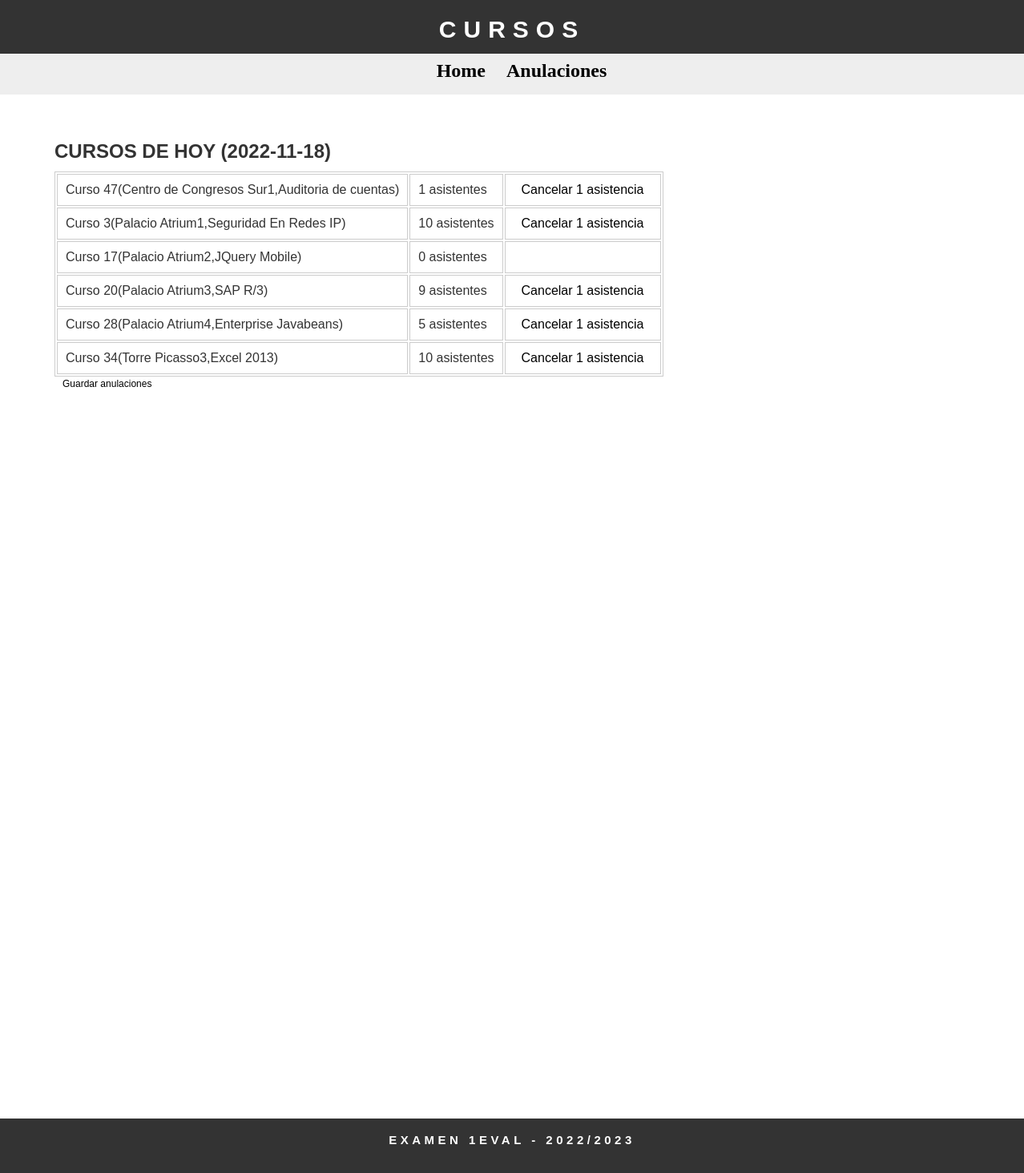
Screenshot of /anulaciones.php?anulado=47 with the database file from the repository.
### tables this page shows
CREATE TABLE IF NOT EXISTS `cursos` (
  `ID_CURSO` int NOT NULL AUTO_INCREMENT,
  `ID_AULA` int NOT NULL,
  `DIA` date NOT NULL,
  `HORA` time NOT NULL,
  `ID_TEMA` varchar(11) NOT NULL,
  `ASISTENTES` int DEFAULT NULL,
  `PRECIO` float NOT NULL,
  PRIMARY KEY (`ID_CURSO`),
  KEY `FK_CURSO_TEMA` (`ID_TEMA`),
  KEY `FK_CURSO_AULA` (`ID_AULA`)
);

CREATE TABLE IF NOT EXISTS `edificios` (
  `ID_EDIFICIO` varchar(11) NOT NULL,
  `NOMBRE` varchar(50) NOT NULL,
  PRIMARY KEY (`ID_EDIFICIO`),
  UNIQUE KEY `AK_EDIFICIO` (`NOMBRE`)
);

CREATE TABLE IF NOT EXISTS `aulas` (
  `ID_AULA` int NOT NULL AUTO_INCREMENT,
  `ID_EDIFICIO` varchar(11) NOT NULL,
  `NUMERO` int NOT NULL,
  `CAPACIDAD` int NOT NULL,
  PRIMARY KEY (`ID_AULA`),
  KEY `FK_AULA_EDIFICIO` (`ID_EDIFICIO`)
);

CREATE TABLE IF NOT EXISTS `temas` (
  `ID_TEMA` varchar(11) NOT NULL,
  `TEMA` varchar(50) NOT NULL,
  `CATEGORIA` varchar(15) NOT NULL,
  PRIMARY KEY (`ID_TEMA`),
  UNIQUE KEY `AK_TEMA` (`TEMA`)
);

### config.php (called while the page is built, shortened)
<?php
    function obtenerCursosFecha($fecha)
    {
        $conn = mysqli_connect(DB_HOST, DB_USER, DB_PASS, DB_DATABASE);
        $sql ="select id_curso, asistentes, tema, aulas.numero as aula, edificios.nombre as edificio ";
        $sql = $sql."from cursos, temas ,aulas, edificios ";
        $sql = $sql."where cursos.ID_TEMA=temas.ID_TEMA  and  cursos.ID_AULA=aulas.ID_AULA  and  aulas.ID_EDIFICIO=edificios.ID_EDIFICIO ";
        $sql = $sql."and cursos.dia='$fecha'";
        $res = mysqli_query($conn, $sql);
        return $res;
    }
?>

### anulaciones.php (the view, shortened to what this page needs)
<?php
    require_once('cabecera.php');
    $hoy = date('Y-m-d');
    if(!isset($_SESSION['cursos']))
    {
        $cursosHoy = obtenerCursosFecha($hoy);
    }
?>
    <main id="main">
        <h1>CURSOS DE HOY (<?php echo $hoy;?>)</h1>
        <table>
            <?php
                foreach($_SESSION['cursos'] as $curso)
                {
                    $txtHTML = "<tr>";
                    $txtHTML = $txtHTML.'<td>Curso '.$curso['id_curso'].'('.$curso['edificio'].$curso['aula'].','.$curso['tema'].')</td>';
                    $txtHTML = $txtHTML.'<td>'.$curso['asistentes'].' asistentes</td>';
                    if($curso['asistentes'] > 0)
                        $txtHTML = $txtHTML.'<td><a href="anulaciones.php?anulado='.$curso['id_curso'].'">Cancelar 1 asistencia</a></td>';
                    else
                        $txtHTML = $txtHTML.'<td></td>';
                    $txtHTML = $txtHTML."</tr>";
                    echo $txtHTML;
                }
            ?>
        </table>
        <a href="anulaciones.php?guardar=true">Guardar anulaciones</a>
    </main>
<?php
    require_once('footer.php');
?>

### css/styles.css (style rules this page uses)
body { font-family: "trebuchet ms", verdana, sans-serif; font-size: 12px; line-height: 1.5em; color: #333; background: #ffffff; margin-top: 15em; padding: 0; text-align: center; width: 100%; }
a:link { margin: 10px; text-decoration: none; color: #000; }
#main { top: 85px; left: 0px; background: #ffffff; text-align: left; width: 100%; height: 200%; margin: 5em; }
table { border: thin solid #cccccc; background: #ffffff; }
td { border: thin solid #cccccc; padding: 10px; }

### rows the page displays
cursos: ID_CURSO "47", edificios.NOMBRE "Centro de Congresos Sur", ID_AULA.NUMERO "1", ID_TEMA.TEMA "Auditoria de cuentas"
cursos: ID_CURSO "3", edificios.NOMBRE "Palacio Atrium", ID_AULA.NUMERO "1", ID_TEMA.TEMA "Seguridad En Redes IP", ASISTENTES "10"
cursos: ID_CURSO "17", edificios.NOMBRE "Palacio Atrium", ID_AULA.NUMERO "2", ID_TEMA.TEMA "JQuery Mobile", ASISTENTES "0"
cursos: ID_CURSO "20", edificios.NOMBRE "Palacio Atrium", ID_AULA.NUMERO "3", ID_TEMA.TEMA "SAP R/3", ASISTENTES "9"
cursos: ID_CURSO "28", edificios.NOMBRE "Palacio Atrium", ID_AULA.NUMERO "4", ID_TEMA.TEMA "Enterprise Javabeans", ASISTENTES "5"
cursos: ID_CURSO "34", edificios.NOMBRE "Torre Picasso", ID_AULA.NUMERO "3", ID_TEMA.TEMA "Excel 2013", ASISTENTES "10"
